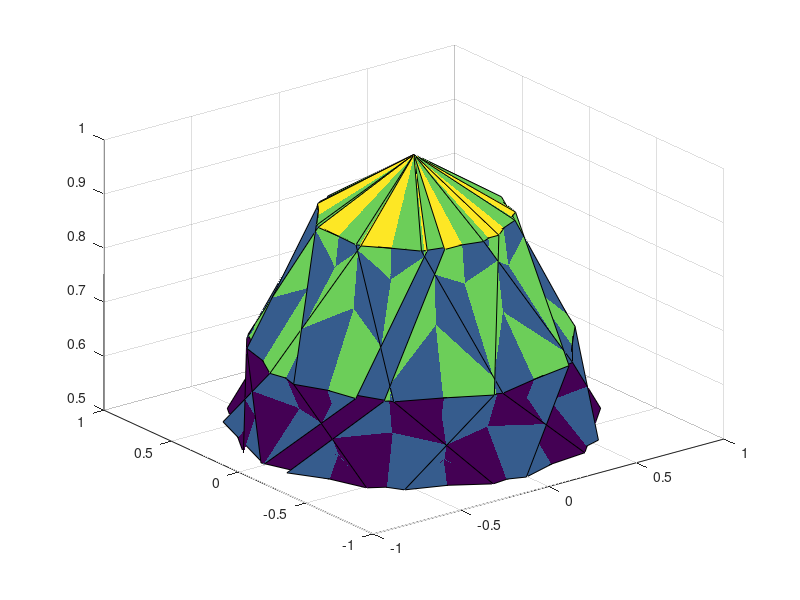

The MATLAB source for this figure:
clear all
close all

gamma=30;   % [deg]

alpha11 = -175; %[deg]
alpha12 = 175;  %[deg]
Nalpha1 = 10;
alpha21 = -170;  %[deg]
alpha22 = 170;   %[deg]
Nalpha2 = 7;

alpha1=linspace(alpha11, alpha12, Nalpha1);
alpha2=linspace(alpha21, alpha22, Nalpha2);
[Alpha1, Alpha2]=meshgrid(alpha1,alpha2);

fffd2=asin(sind(Alpha2/2)*sind(gamma))/pi*180;  % angle with Z axis

eta=acos((sind(Alpha2/2)-sind(gamma)*sind(fffd2))./(cosd(fffd2)*cosd(gamma)))/pi*180;
phi=(180-Alpha1-eta);
fff=2*fffd2;
R=1;
X=R*sind(fff).*cosd(180-phi);
Y=R*sind(fff).*sind(180-phi);
Z=R*cosd(fff);
surf(X,Y,Z)

